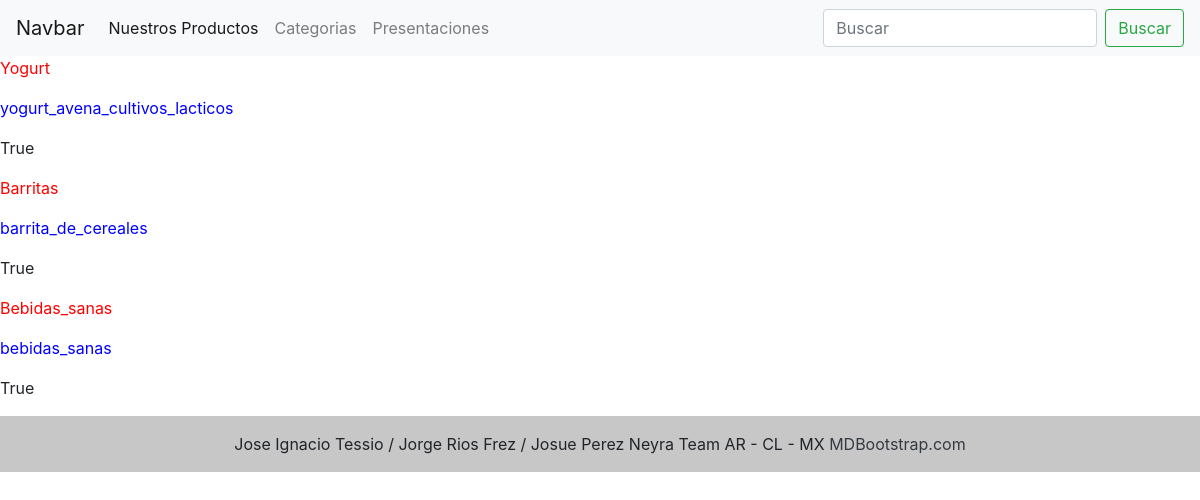
The app's page /Category/, older data.
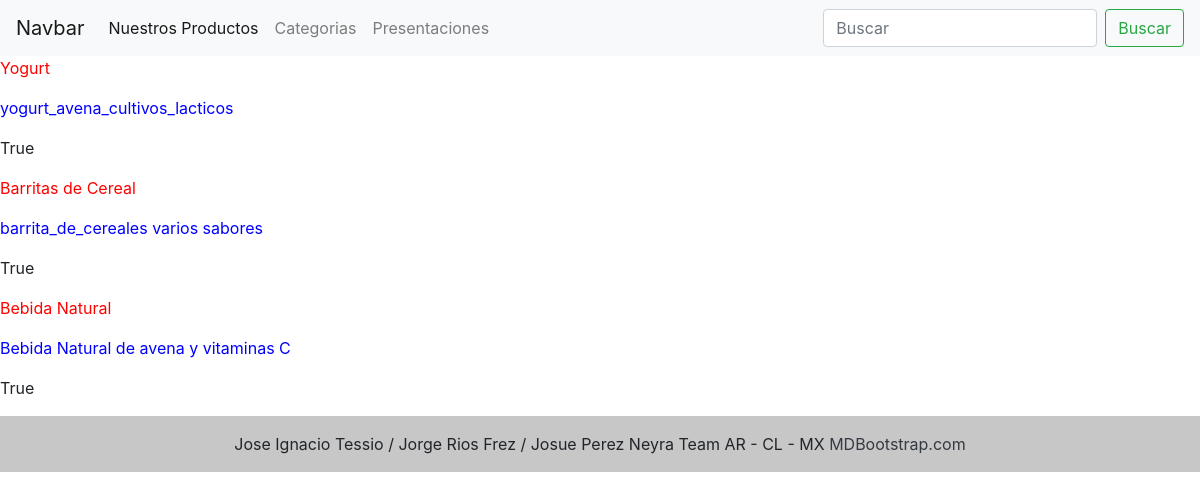
The same page, newer data.
### nutrisur/models.py (models this page shows)
class Category(models.Model):
    categoria = models.CharField(max_length=50,null=True,blank=True)
    description = models.TextField(max_length=150,null=True,blank=True)
    activo = models.BooleanField(default=True)

### nutrisur/views.py (the view)
# urls.py: path('Category/', categorias, name = 'Category'),
def categorias(request):
    conulta_c = Category.objects.all()
    micontext = {'Category': conulta_c}
    return render (request,"category.html", context = micontext)

### templates/category.html (shortened to what this page needs)
{% extends 'base.html' %}
{% block contenido_que_cambia %}
{% for i in Category %}
<p><a style ="color:red">{{i.categoria}} </a><p>
    <p><a style ="color:blue">{{i.description}} </a><p>
        <p><a>{{i.activo}} </a><p>
{% endfor %}
{% endblock %}

Row changes from the older to the newer data that the page shows:
changed Category: categoria "Barritas" → "Barritas de Cereal"; description "barrita_de_cereales" → "barrita_de_cereales varios sabores"
changed Category: categoria "Bebidas_sanas" → "Bebida Natural"; description "bebidas_sanas" → "Bebida Natural de avena y vitaminas C"
